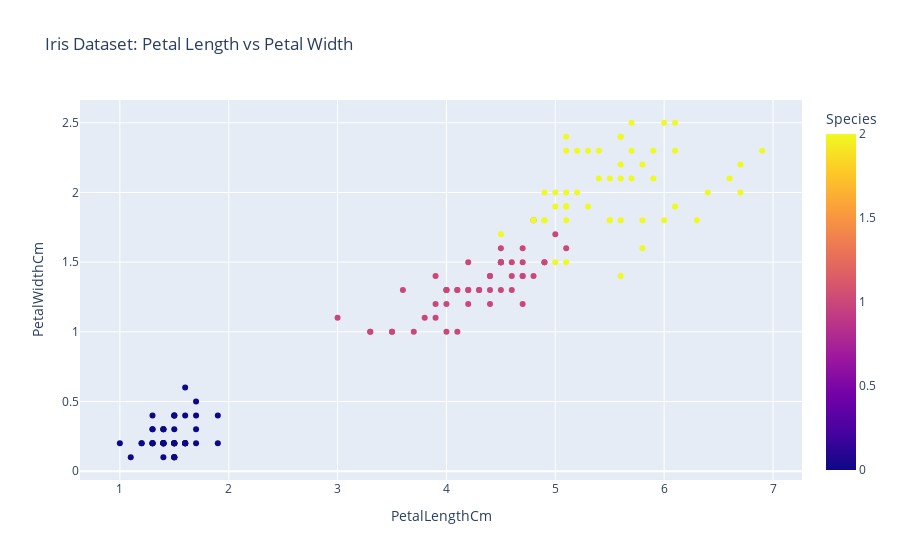

The code cell stored with this chart in its notebook:
### Code cell
fig = ex.scatter(df, x='PetalLengthCm', y='PetalWidthCm', color='Species',
                 title='Iris Dataset: Petal Length vs Petal Width')
fig.show()

### Figure 1 — Plotly figure (JSON) as saved in the notebook; plotly's stock layout.template omitted (floating-point values rounded to 4 significant figures; data arrays with more than 128 entries replaced by an {"elided": "..."} marker saying what was removed)
{"data": [{"hovertemplate": "PetalLengthCm=%{x}<br>PetalWidthCm=%{y}<br>Species=%{marker.color}<extra></extra>", "legendgroup": "", "marker": {"color": {"elided": "150 int values"}, "coloraxis": "coloraxis", "symbol": "circle"}, "mode": "markers", "name": "", "orientation": "v", "showlegend": false, "type": "scatter", "x": {"elided": "150 float values"}, "xaxis": "x", "y": {"elided": "150 float values"}, "yaxis": "y"}], "layout": {"autosize": true, "coloraxis": {"colorbar": {"title": {"text": "Species"}}, "colorscale": [[0, "#0d0887"], [0.1111, "#46039f"], [0.2222, "#7201a8"], [0.3333, "#9c179e"], [0.4444, "#bd3786"], [0.5556, "#d8576b"], [0.6667, "#ed7953"], [0.7778, "#fb9f3a"], [0.8889, "#fdca26"], [1, "#f0f921"]]}, "legend": {"tracegroupgap": 0}, "title": {"text": "Iris Dataset: Petal Length vs Petal Width"}, "xaxis": {"anchor": "y", "autorange": true, "domain": [0, 1], "range": [0.6284, 7.272], "title": {"text": "PetalLengthCm"}, "type": "linear"}, "yaxis": {"anchor": "x", "autorange": true, "domain": [0, 1], "range": [-0.09806, 2.698], "title": {"text": "PetalWidthCm"}, "type": "linear"}}}
